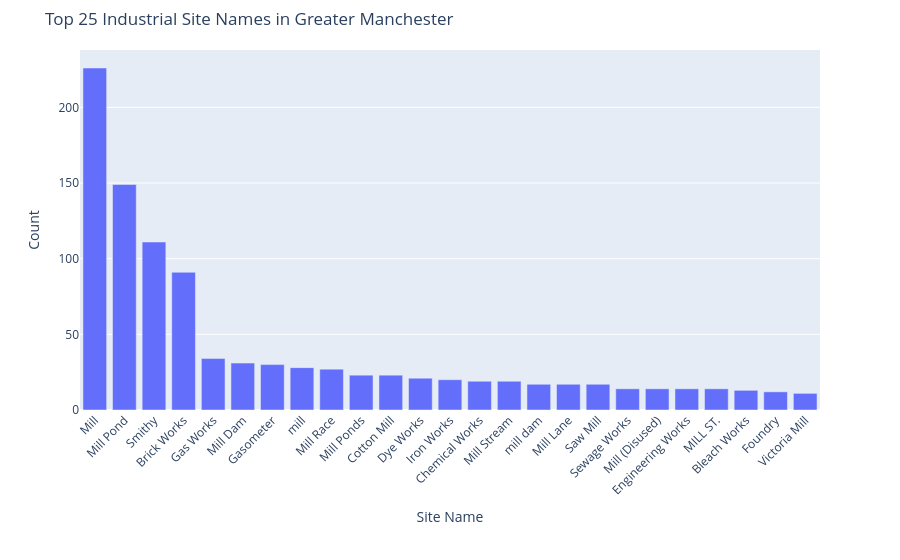

Notebook code cell kept with this figure:
### Code cell
import pandas as pd
import plotly.express as px

# 1) Read & filter as before
df = pd.read_csv('industrial_buildings.csv')
lat_min, lat_max = 53.20, 53.70
lon_min, lon_max = -2.60, -1.70
df_area = df[
    df.latitude.between(lat_min, lat_max) &
    df.longitude.between(lon_min, lon_max)
]

# 2) Build the top-10 table with proper column names
top10 = (
    df_area['name']
      .value_counts()               # Series: index=name, values=count
      .nlargest(25)                 # keep top 10
      .rename_axis('name')          # give the SERIES index a name
      .reset_index(name='count')    # turn it into a DF with columns ['name','count']
)

# 3) Make the Plotly bar chart
fig = px.bar(
    top10,
    x='name',
    y='count',
    title='Top 25 Industrial Site Names in Greater Manchester',
    labels={'name':'Site Name','count':'Count'}
)
fig.update_layout(xaxis_tickangle=-45, margin=dict(t=50,b=150))

# 4) Export to HTML
fig.write_html(
    'bar1.html',
    include_plotlyjs='cdn'
)
fig

### Figure 1 — Plotly figure (JSON) as saved in the notebook; plotly's stock layout.template omitted (floating-point values rounded to 4 significant figures)
{"data": [{"alignmentgroup": "True", "hovertemplate": "Site Name=%{x}<br>Count=%{y}<extra></extra>", "legendgroup": "", "marker": {"color": "#636efa", "pattern": {"shape": ""}}, "name": "", "offsetgroup": "", "orientation": "v", "showlegend": false, "textposition": "auto", "type": "bar", "x": ["Mill", "Mill Pond", "Smithy", "Brick Works", "Gas Works", "Mill Dam", "Gasometer", "mill", "Mill Race", "Mill Ponds", "Cotton Mill", "Dye Works", "Iron Works", "Chemical Works", "Mill Stream", "mill dam", "Mill Lane", "Saw Mill", "Sewage Works", "Mill (Disused)", "Engineering Works", "MILL ST.", "Bleach Works", "Foundry", "Victoria Mill"], "xaxis": "x", "y": [226, 149, 111, 91, 34, 31, 30, 28, 27, 23, 23, 21, 20, 19, 19, 17, 17, 17, 14, 14, 14, 14, 13, 12, 11], "yaxis": "y"}], "layout": {"autosize": true, "barmode": "relative", "legend": {"tracegroupgap": 0}, "margin": {"b": 150, "t": 50}, "title": {"text": "Top 25 Industrial Site Names in Greater Manchester"}, "xaxis": {"anchor": "y", "autorange": true, "domain": [0, 1], "range": [-0.5, 24.5], "tickangle": -45, "title": {"text": "Site Name"}, "type": "category"}, "yaxis": {"anchor": "x", "autorange": true, "domain": [0, 1], "range": [0, 237.9], "title": {"text": "Count"}, "type": "linear"}}}
